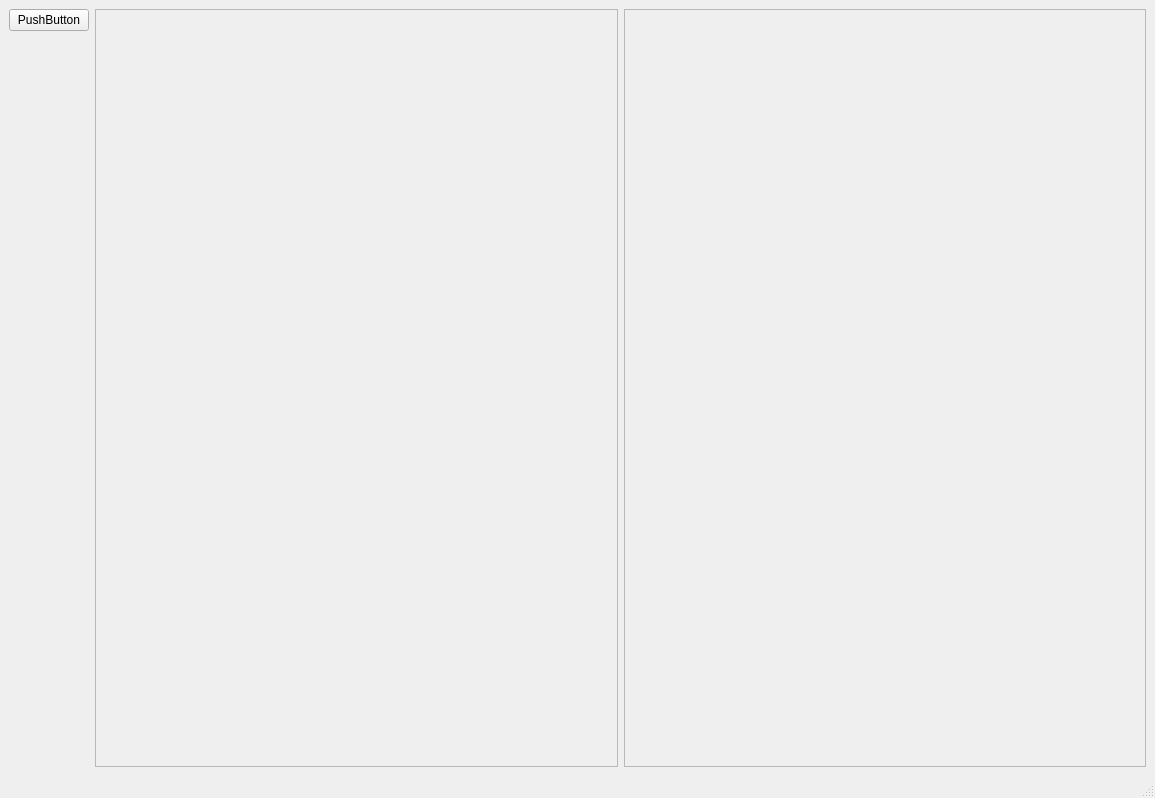
<?xml version="1.0" encoding="UTF-8"?>
<ui version="4.0">
 <class>MainWindow</class>
 <widget class="QMainWindow" name="MainWindow">
  <property name="geometry">
   <rect>
    <x>0</x>
    <y>0</y>
    <width>1155</width>
    <height>798</height>
   </rect>
  </property>
  <property name="windowTitle">
   <string>MainWindow</string>
  </property>
  <widget class="QWidget" name="centralwidget">
   <layout class="QHBoxLayout" name="horizontalLayout">
    <item>
     <layout class="QVBoxLayout" name="verticalLayout">
      <item>
       <widget class="QPushButton" name="pushButton">
        <property name="text">
         <string>PushButton</string>
        </property>
       </widget>
      </item>
      <item>
       <spacer name="verticalSpacer">
        <property name="orientation">
         <enum>Qt::Vertical</enum>
        </property>
        <property name="sizeHint" stdset="0">
         <size>
          <width>20</width>
          <height>40</height>
         </size>
        </property>
       </spacer>
      </item>
     </layout>
    </item>
    <item>
     <widget class="QScrollArea" name="scrollArea">
      <property name="widgetResizable">
       <bool>true</bool>
      </property>
      <widget class="QWidget" name="scrollAreaWidgetContents">
       <property name="geometry">
        <rect>
         <x>0</x>
         <y>0</y>
         <width>510</width>
         <height>723</height>
        </rect>
       </property>
      </widget>
     </widget>
    </item>
    <item>
     <widget class="QScrollArea" name="scrollArea_2">
      <property name="widgetResizable">
       <bool>true</bool>
      </property>
      <widget class="QWidget" name="scrollAreaWidgetContents_2">
       <property name="geometry">
        <rect>
         <x>0</x>
         <y>0</y>
         <width>510</width>
         <height>723</height>
        </rect>
       </property>
      </widget>
     </widget>
    </item>
   </layout>
  </widget>
  <widget class="QMenuBar" name="menubar">
   <property name="geometry">
    <rect>
     <x>0</x>
     <y>0</y>
     <width>1155</width>
     <height>26</height>
    </rect>
   </property>
  </widget>
  <widget class="QStatusBar" name="statusbar"/>
 </widget>
 <resources/>
 <connections/>
</ui>
